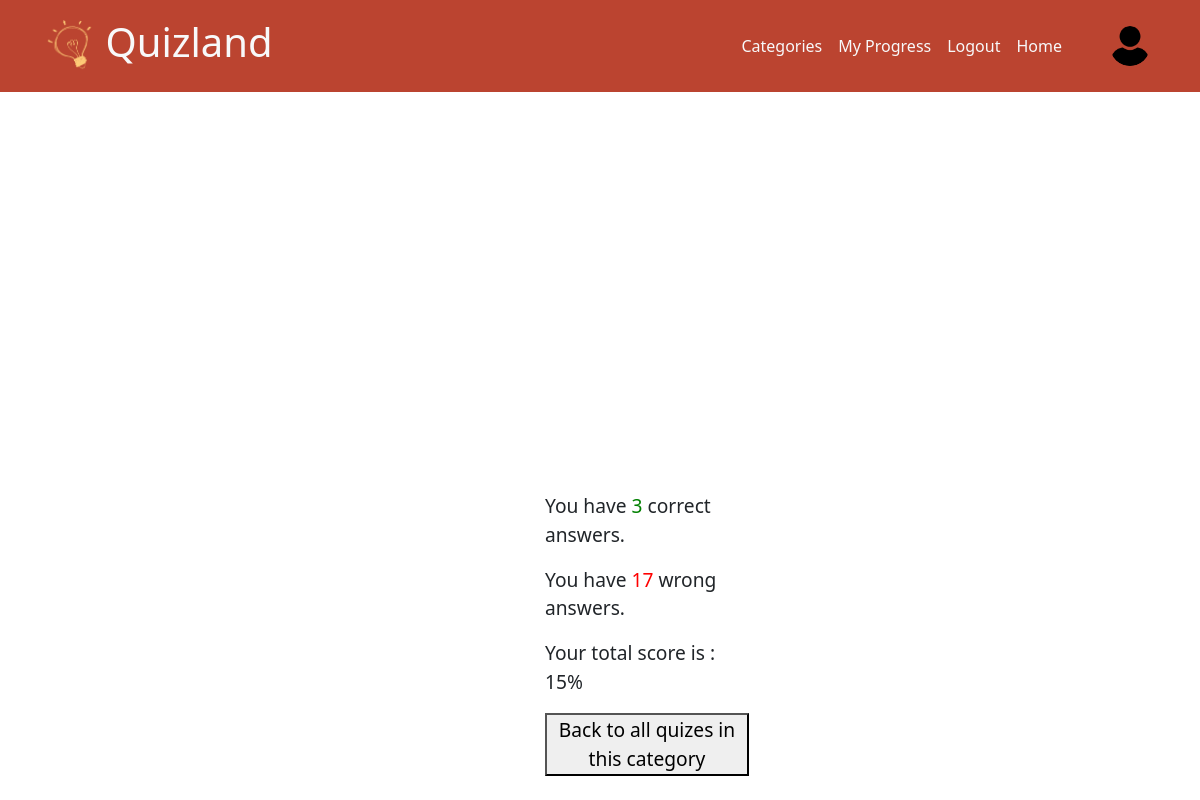
Before: /categories/category/music/quiz/music/result (signed in) with the older database file.
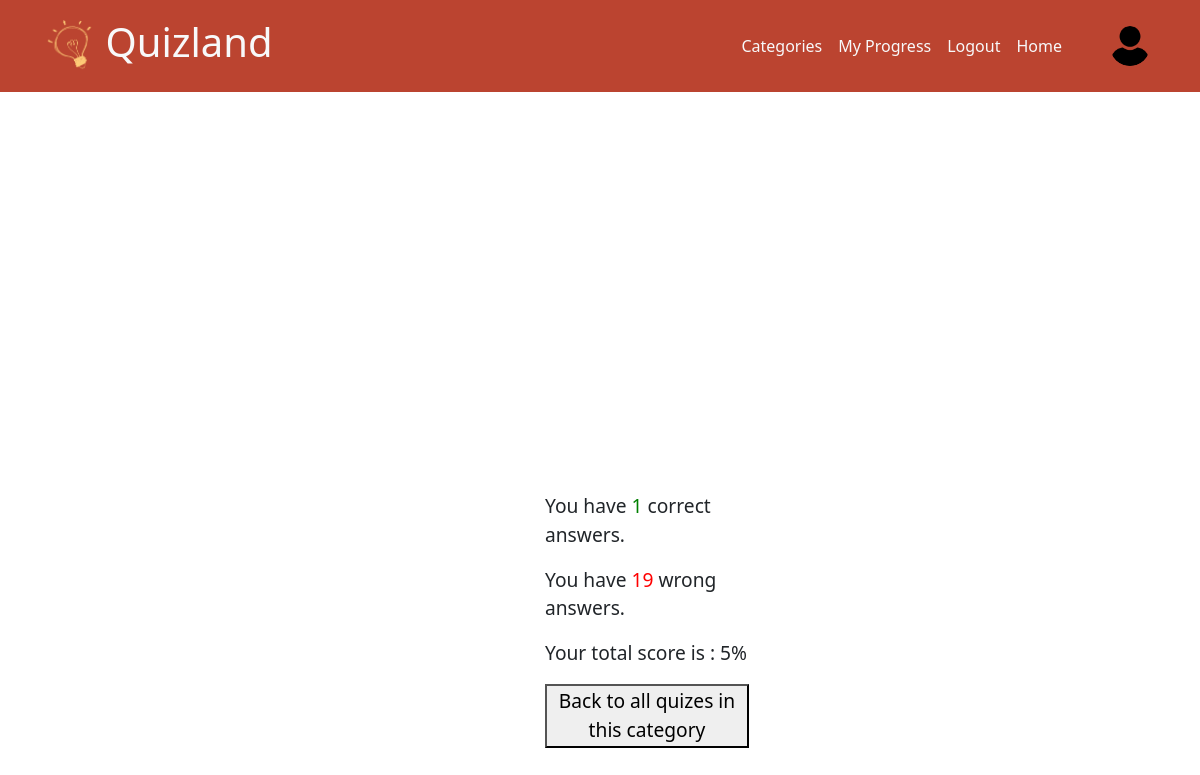
After: the same page with the newer database file.
### category/models.py (models this page shows, shortened)
class Scores(models.Model):
    user_id=models.ForeignKey(User,related_name='score',on_delete=models.CASCADE,null=True)
    quiz_id=models.ForeignKey(Quiz,related_name='score',on_delete=models.CASCADE,null=True)
    points=models.IntegerField(null=True)
    correct=models.IntegerField(null=True)
    wrong=models.IntegerField(null=True)
    quizdate=models.DateTimeField(auto_now_add=True)
    passed=models.BooleanField(default=False,null=True)

### category/views.py (the view)
# urls.py: path('<slug:slug>/quiz/<slug:url>/result',views.result,name="result")
@login_required
def result(request,slug,url):
    user_id=request.user.id
    if request.method=='POST':
        return redirect("http://127.0.0.1:8000/categories/category/"+slug+'/')
    score=Scores.objects.filter(user_id=user_id).latest('quizdate')
    return render(request,'category/results.html',context={'score':score})

### category/templates/category/results.html (shortened to what this page needs)
{% extends 'core/header.html' %}
{% block content %}
<div class="container " style="display: flex; flex-direction: column; flex-wrap: wrap; margin: auto; width: 40%;" >
<lottie-player src="https://assets10.lottiefiles.com/packages/lf20_ZmsQVB.json"  background="transparent"  speed="1"  style="width: 550px; height: 400px;"  loop autoplay></lottie-player>
    <div class="info container" style="display: flex; flex-direction: column; max-width: 50%; font-size: 120%;">
    <p>You have <span style="color: green;" id="correct">{{score.correct}}</span> correct answers.</p>
    <p>You have <span style="color: red;" id="wrong">{{score.wrong}}</span> wrong answers.</p>
    <p>Your total score is : <span id="score">{{score.points}}</span>%</p>
    <form method="POST">
        <button type="submit">Back to all quizes in this category</button>
    </form>
</div>
</div>
{% endblock %}

Changed rows visible on the page:
removed Scores: correct "3", wrong "17", points "15"
added Scores: correct "1", wrong "19", points "5"
